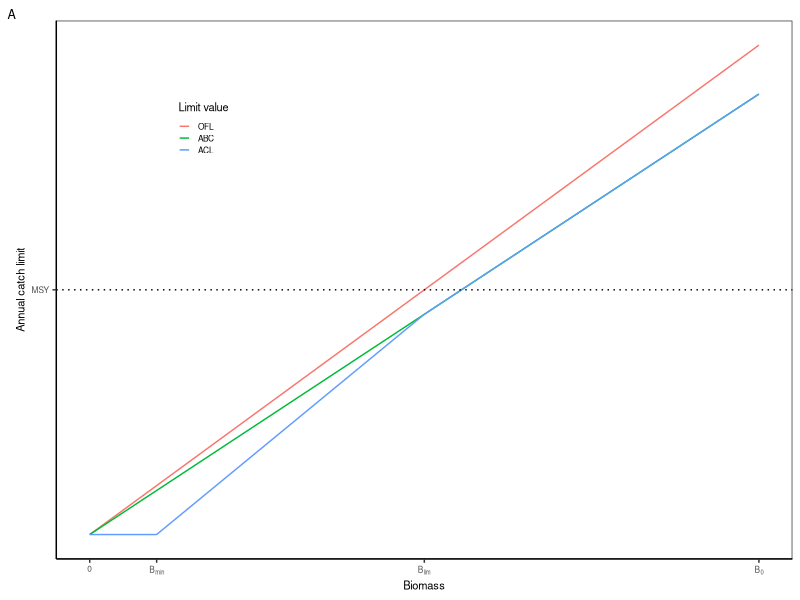
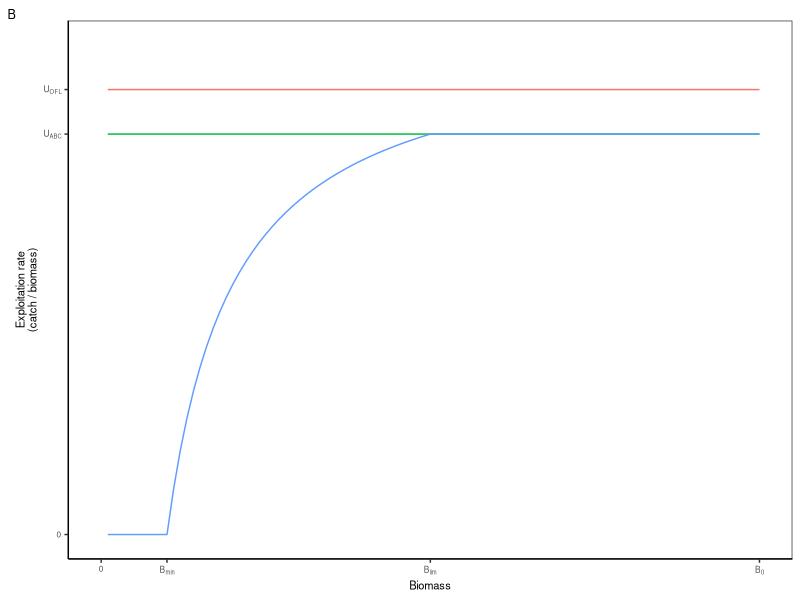
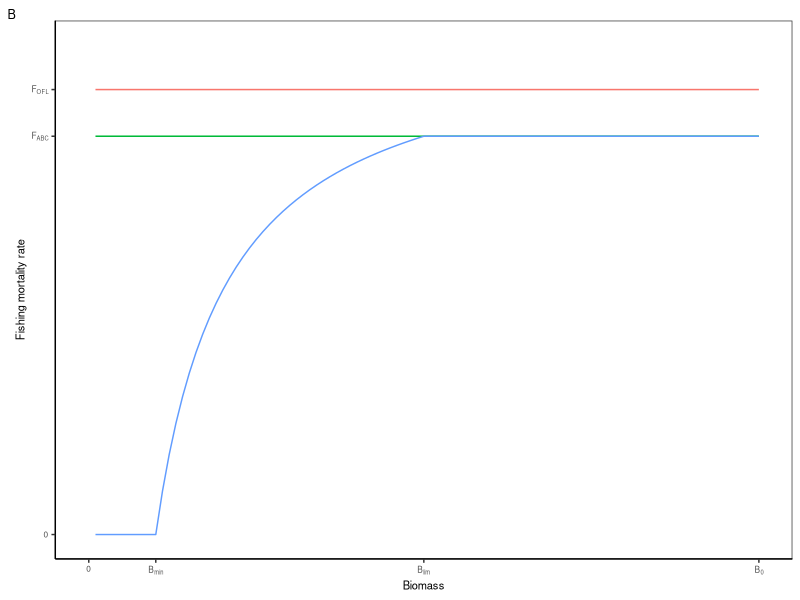
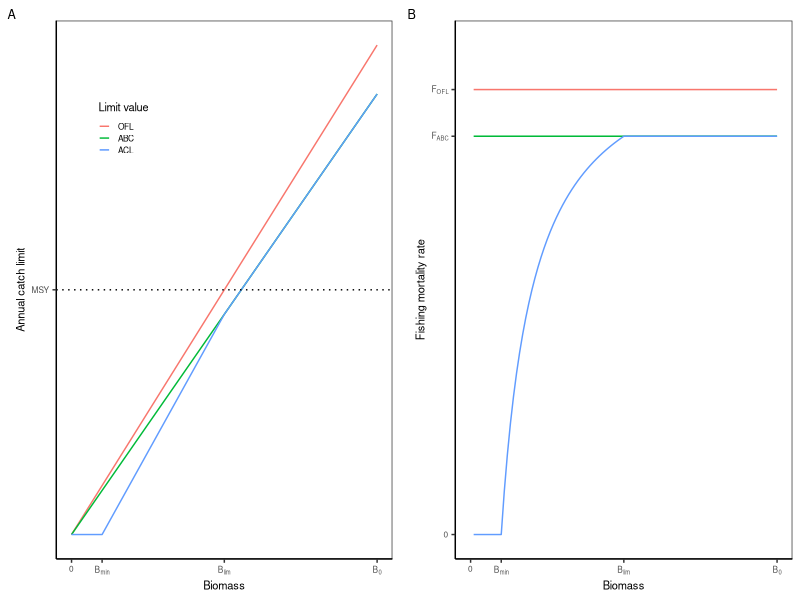

Write R code to recreate these figures, in order. (Note: this script raises an error after producing the figures.)

# Clear workspace
rm(list = ls())
options(dplyr.summarise.inform=F)

# Setup
################################################################################

# Packages
library(tidyverse)

# Directories
plotdir <- "figures"
tabledir <- "tables"


# Set parameters
################################################################################

# Parameters
k <- 1
r <- 0.2

# MSY reference points
b_msy <- k/2
u_msy <- r/2
msy <- b_msy*u_msy

# B limits
b_lim <- b_msy
b_min <- 0.1

# Pstar buffer
pstar_buffer <- 0.9

# U limits
u_ofl <- u_msy
u_abc <- u_ofl * pstar_buffer

# F limits
f_msy <- -log(1 - u_msy)
f_ofl <- -log(1 - u_ofl)
f_abc <- -log(1 - u_abc)


# F = -log(1 - U)
# U = 1 - exp(-F)


# Build data
################################################################################

# Biomass values
b_inc <- 0.01
b_vals <- seq(0, k, b_inc)
nvals <- length(b_vals)

# OFL values
ofls <- b_vals * u_msy

# ABC values
abcs <- b_vals * u_msy * pstar_buffer

# Build ACLs
abc_at_blim <- b_lim * u_msy * pstar_buffer
acls <- c(rep(0, sum(b_vals<b_min)),
          seq(0, abc_at_blim, length.out = sum(b_vals>=b_min & b_vals<=b_lim)),
          abcs[b_vals>b_lim])

# Build data
data <- tibble(biomass=b_vals,
               ofl=ofls,
               abc=abcs,
               acl=acls) %>%
  # Gather
  gather(key="value", value="catch", 2:ncol(.)) %>%
  # Format value type
  mutate(value=toupper(value),
         value=factor(value, levels=c("OFL", "ABC", "ACL"))) %>%
  # Add exploitation rate (U)
  mutate(u=catch/biomass) %>%
  # Add fishing mortality rate (F)
  mutate(f=-log(1-u))


# Plot data
################################################################################

# My theme
my_theme <- theme(axis.text=element_text(size=6),
                  axis.title=element_text(size=8),
                  legend.text=element_text(size=6),
                  legend.title=element_text(size=8),
                  plot.tag=element_text(size=9),
                  # Gridlines
                  panel.grid.major = element_blank(),
                  panel.grid.minor = element_blank(),
                  panel.background = element_blank(),
                  axis.line = element_line(colour = "black"),
                  # Legend
                  legend.position = c(0.2, 0.8),
                  legend.key.size = unit(0.3, "cm"),
                  legend.background = element_rect(fill=alpha('blue', 0)))

# Plot
g1 <- ggplot(data, aes(x=biomass, y=catch, color=value)) +
  geom_line() +
  # Limits
  scale_y_continuous(breaks=c(msy), labels=c("MSY")) +
  scale_x_continuous(breaks=c(0, b_min, b_lim, k),
                     labels=c("0", expression("B"["min"]), expression("B"["lim"]), expression("B"["0"]))) +
  # Labels
  labs(x="Biomass", y="Annual catch limit", tag="A") +
  # Reference line
  geom_hline(yintercept=msy, linetype="dotted") +
  # Legend
  scale_color_discrete(name="Limit value") +
  # Theme
  theme_bw() + my_theme
g1

# Plot
g2 <- ggplot(data, aes(x=biomass, y=u, color=value)) +
  geom_line() +
  # Limits
  scale_y_continuous(lim=c(0, u_ofl*1.1),
                     breaks=c(0, u_abc, u_ofl), labels=c("0", expression("U"["ABC"]), expression("U"["OFL"]))) +
  scale_x_continuous(breaks=c(0, b_min, b_lim, k),
                     labels=c("0", expression("B"["min"]), expression("B"["lim"]), expression("B"["0"]))) +
  # Labels
  labs(x="Biomass", y="Exploitation rate\n(catch / biomass)", tag="B") +
  # Legend
  scale_color_discrete(name="Limit value") +
  # Theme
  theme_bw() + my_theme +
  theme(legend.position = "none")
g2

# Plot
g3 <- ggplot(data, aes(x=biomass, y=f, color=value)) +
  geom_line() +
  # Limits
  scale_y_continuous(lim=c(0, f_ofl*1.1),
                     breaks=c(0, f_abc, f_ofl), labels=c("0", expression("F"["ABC"]), expression("F"["OFL"]))) +
  scale_x_continuous(breaks=c(0, b_min, b_lim, k),
                     labels=c("0", expression("B"["min"]), expression("B"["lim"]), expression("B"["0"]))) +
  # Labels
  labs(x="Biomass", y="Fishing mortality rate", tag="B") +
  # Legend
  scale_color_discrete(name="Limit value") +
  # Theme
  theme_bw() + my_theme +
  theme(legend.position = "none")
g3

# Merge plots
g <- gridExtra::grid.arrange(g1, g3, nrow=1)
g

# Export plot
ggsave(g, filename=file.path(plotdir, "figure_hcr_pfmc_groundfish.png"),
       width=6.5, height=2.75, units="in", dpi=600)


